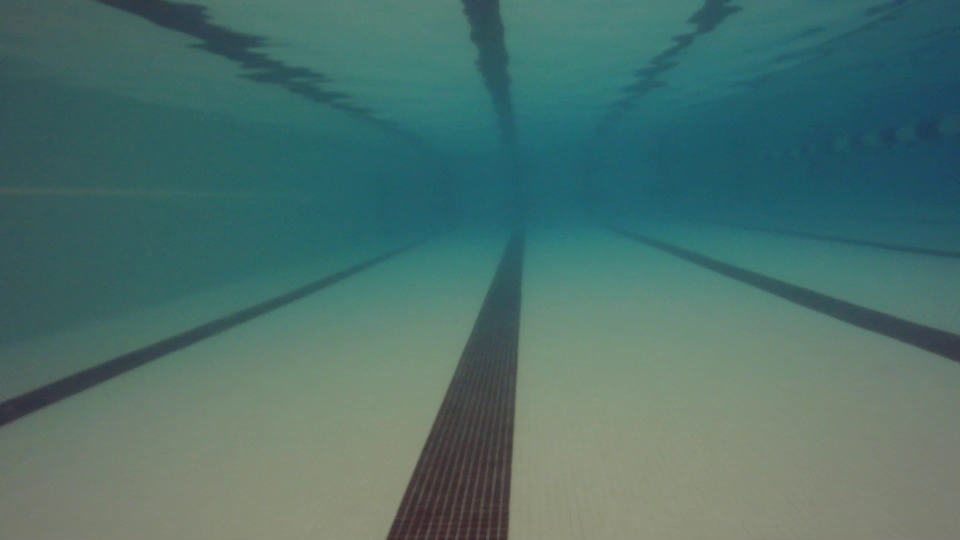
#> input picture frames/frame1320.jpg, 1920 x 1080 px (shown at 1/2 size)
$ jupyter execute --allow-errors pipeline.ipynb
#> lines starting #> are read from the running program, lines starting #| are printed output that depends on the picture; after the words box and inside, x2 and y2 are one past the last pixel; in counts of white or black regions, pixels touching at a corner belong together
## Imports

[cell 1]
import cv2
from matplotlib import pyplot as plt
from old_lane_detection import Line
from sklearn.cluster import DBSCAN
import old_lane_detection
import old_lane_following
import numpy as np

## Helper Functions

[cell 2]
def show(img):
    plt.imshow(cv2.cvtColor(img, cv2.COLOR_BGR2RGB))
    plt.show()

## Read Image

[cell 3]
frame = cv2.imread("frames/frame1320.jpg")
#> frame is the input picture: shape (1080, 1920, 3); mean B, G, R 107.5, 112.9, 76.9
# frame = cv2.imread("frames/frame1260.jpg")
show(frame)

[cell 4]
type(frame[0])

## Slice Image

[cell 5]
# sliced_frame = frame[ int(frame.shape[0] / 2) : frame.shape[0]]
sliced_frame = frame[int(frame.shape[0] / 2) : frame.shape[0]]
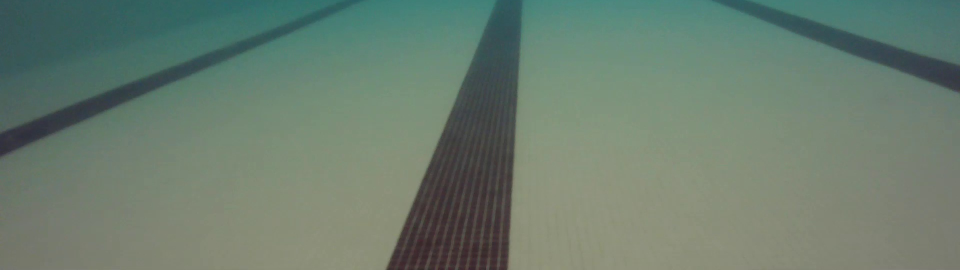
#> sliced_frame: shape (540, 1920, 3) (shown at 1/2 size); mean B, G, R 110.9, 125.1, 106.9
show(sliced_frame)

## Convert to Grayscale

[cell 6]
gray = cv2.cvtColor(sliced_frame, cv2.COLOR_BGR2GRAY)  # convert to grayscale
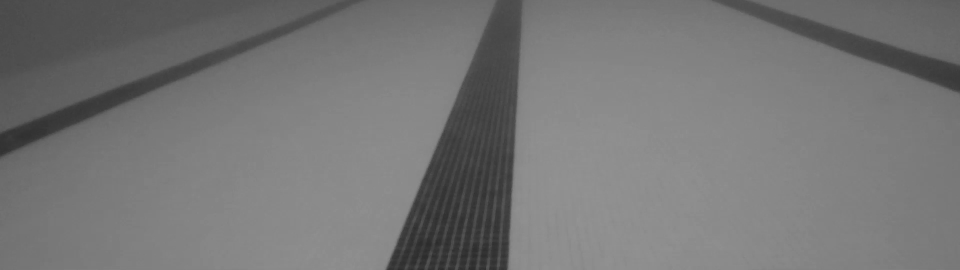
#> gray: shape (540, 1920) (shown at 1/2 size); min 41, max 147, mean 118
show(gray)

## Blurring

[cell 7]
blur = cv2.GaussianBlur(gray, (19, 19), 0)
show(blur)

## Black and White Conversion

[cell 8]
_, bw_image = cv2.threshold(gray, 90, 255, cv2.THRESH_BINARY)
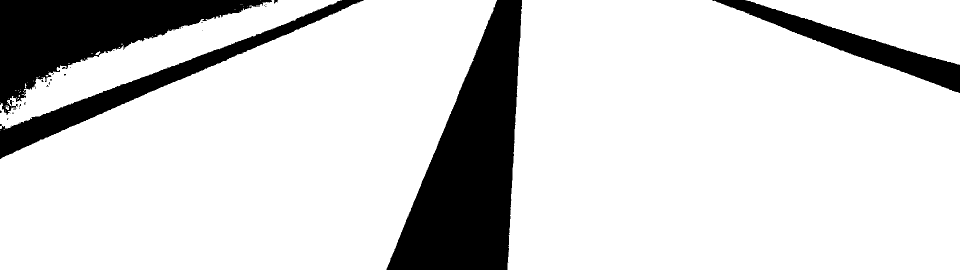
#> bw_image: shape (540, 1920) (shown at 1/2 size); 83.5% white; 32 black regions (27 under 20 px), largest, box (x1, y1, x2, y2) and area: (773, 0, 1044, 540) 78758, (0, 0, 544, 229) 49696, (0, 0, 728, 318) 24251, (1424, 0, 1920, 186) 18277, (548, 0, 556, 7) 36
show(bw_image)

## Edge Detection

[cell 9]
edges = cv2.Canny(
    bw_image, 50, 100, apertureSize=3
)  # detect edges
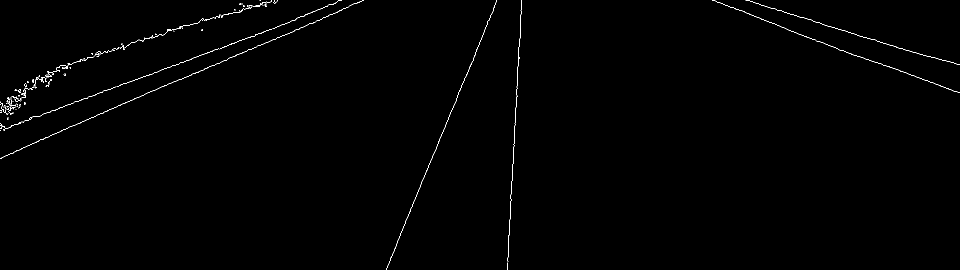
#> edges: shape (540, 1920) (shown at 1/2 size); 0.49% white in thin lines or dots
show(edges)

## Hough Lines to get Lines
Edge detection just highlights the edges, HoughLinesP gives us the points describing important edges

[cell 10]
lines = cv2.HoughLinesP(
    edges,
    rho=1,
    theta=np.pi / 180,
    threshold=100,
    minLineLength=100,
    maxLineGap=20,
)  # detect lines
#> lines = 18 rows, first 6: [1014, 539, 1038, 84], [236, 211, 682, 21], [193, 230, 638, 41], [773, 537, 866, 309], [251, 167, 433, 98], [1579, 61, 1687, 101]

#> (the rest of this cell did not finish here and is left out)

## Group Lines by Slope
Using DBSCAN, group the lines

[cell 11]
from old_lane_detection import draw_lines
#> (the rest of this cell did not finish here and is left out)

## Group and Combine Lines by X-Intercept
Now we have a dictionary pairing all of the lines with similar slopes together. However, this doesn't work great for all cases. Sometimes you have lines with similar slopes, but that are not actually colinear; that is, they are parallel but not intersecting.
Because of such a case, we must first determine whether the lines share similar x-intercepts before we can merge them.

[cell 12]
x_intercept_tolerance = 25
dbscan = DBSCAN(eps=x_intercept_tolerance, min_samples=2)
height = sliced_frame.shape[0]
#> height = 540
#> (the rest of this cell did not finish here and is left out)

### Test the X-intercept pairings

#> (a cell that did not finish here is left out)

### Merge the Lines
Now that we finally have all of our lines split into appropriate groupings based on x-intercepts and slopes, we can merge each group.
This is done by collecting all of the x and y points of each group, and then taking the line of best fit in that group. This returns the slope and
y-intercept of the line, $m$ and $b$.
The points of the new line are found using this form:
$(x_1, y_1), (x_2, y_2) = (0, b), (\text{width}, m * \text{width} + b)$

[cell 14]
merged_lines = []
#> (the rest of this cell did not finish here and is left out)

[cell 15]
for i, line in enumerate(merged_lines):
    print(line)

## Lane Detection
This is perhaps the hardest part of the entire problem. You have a set of lines, hopefully a very accurate and brief one, and you need to pair them together. This is, however, very difficult. There are many, many cases.
- If the lines are off to the side, their slopes will be parallel and x-intercepts similar; that should be easy.
- When two lines are near the center, there is many more cases. Their slopes could be opposing, in which case they are pretty much lined up and can be easily paired. However, one of the lines could be nearly vertical, and therefore have a massive slope that is difficult to compare against.

The result is that all of the algorithms I have tried thus far have been very inaccurate; they are the product of overfitting.
Tomorrow, I intend on trying to solve the lane detection problem in a different way: pixel detection. Not sure how exactly that is going to work yet, but here is the general idea:
1. Pick a pair of 2 lines with similar x-intercepts ($\pm$ 200?) and ensure that neither line has yet been paired
2. Find the average color of the 5-10 pixels between them
3. If:
    1. the color is black (or > than some threshold), then they are a lane; append and break
    2. the color is white (< than some threshold), then they aren't a lane; go back to step 1

#### Pixel Detection Algorithm
Given two points, how do you find the pixels between them?
$p_1 = (x_1, y_1)$ and $p_2 = (x_2, y_2)$. The image is a matrix with `height` rows and `width` columns. You can find a particular pixel by specifying the exact coordinates, like `img[y][x]` (I think). So for `x` in range($|x_1 - x_2|$) and `y` in range($|y_1 - y_2|$), add the pixel's color value and increment the pixel counter. Then, if the average pixel value is greater than some threshold, return true.

[cell 16]
def dist(a, b):
    return abs(a - b)

[cell 17]
# [26 lines left out: function pixels_between, not called in this run]

[cell 18]
from itertools import combinations

def detect_lanes(lines, img):
    lines.sort(key=lambda x: x.x_intercept)

    lanes = []
    for (line1, line2) in combinations(lines, 2):
        if line1.is_paired() or line2.is_paired():
            continue
        if dist(line1.x_intercept, line2.x_intercept) < 300 or dist(line1.y_intercept, line2.y_intercept) < 300:
            # line1, line2 is a fair candidate, next check the pixels between
            if pixels_between(img, (line1.x1, line1.y1), (line2.x1, line2.y1)) < 10:
                line1.paired = True
                line2.paired = True
                lanes.append((line1, line2))
#> after the loop, lanes = []

    return lanes

[cell 19]
from random import randrange
lanes = detect_lanes(merged_lines, bw_image)
#> lanes = []
img = sliced_frame.copy()
for lane in lanes:
    img = draw_lines(img, lane, color=(randrange(255), randrange(255), randrange(255)))
#> this loop made 0 passes
show(img)

## Lane Picking and Following
Now that we have our lanes determined, we need to find the lane which is closest to the center and then follow it.
This can be broken up into a few steps:
### Merge Lane Lines
Combine the lines of the lane to produce a center line for each lane.

[cell 20]
center_lines = []
for lane in lanes:
    center_lines.append(Line(
        (lane[0].x_intercept + lane[1].x_intercept) / 2,
        height,
        (lane[0].x(0) + lane[1].x(0)) / 2,
        0))
#> after the loop, center_lines = []

show(draw_lines(sliced_frame, center_lines, random = True))
#> (this line was passed over: old_lane_detection is not available in this run)

### Pick the Center Lane
The center lane is the one that has an x-intercept closest to the center of the image, or `image_width / 2`.

[cell 21]
# [5 lines left out: function closest, not called in this run]

#> (the rest of this cell did not finish here and is left out)

### Suggest Direction
Based on the slope and x-intercept of the lane chosen as center, suggest whether the AUV needs to turn and which direction to move in.
Naively, if the center is on the left of the image, return left, if middle, return forward, and if right, return right.
Angle suggestion is much harder. Perhaps I could just find the angle of the slope and suggest that, at least to start..

[cell 22]
forward_tol = 50
#> (the rest of this cell did not finish here and is left out)

[cell 23]
# [13 lines of commented-out code are left out]

[cell 24]
from skimage.draw import line
cc, rr = line(800, 539, 1000, 539)
test = bw_image.copy()
s = np.sum(test[rr, cc])
#> s = 0
c = np.ma.count(test[rr, cc])
#> c = 201
print(s / c)
#| 0.0
show(test)
